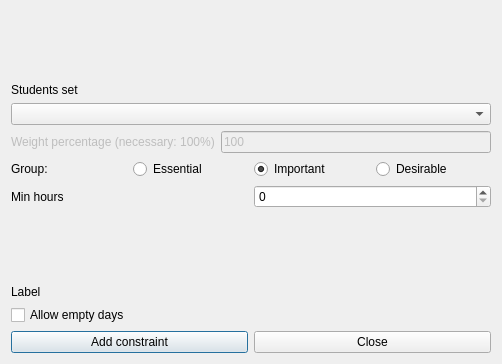
<?xml version="1.0" encoding="UTF-8"?>
<ui version="4.0">
 <class>AddConstraintStudentsSetMinHoursDailyForm_template</class>
 <widget class="QDialog" name="AddConstraintStudentsSetMinHoursDailyForm_template">
  <property name="geometry">
   <rect>
    <x>0</x>
    <y>0</y>
    <width>502</width>
    <height>364</height>
   </rect>
  </property>
  <property name="windowTitle">
   <string extracomment="This is the title of the dialog to add a new constraint of this type">Add students set min hours daily</string>
  </property>
  <layout class="QGridLayout" name="gridLayout">
   <item row="0" column="0">
    <spacer name="verticalSpacer">
     <property name="orientation">
      <enum>Qt::Vertical</enum>
     </property>
     <property name="sizeHint" stdset="0">
      <size>
       <width>20</width>
       <height>34</height>
      </size>
     </property>
    </spacer>
   </item>
   <item row="1" column="0">
    <widget class="QLabel" name="studentsTextLabel">
     <property name="frameShape">
      <enum>QFrame::NoFrame</enum>
     </property>
     <property name="frameShadow">
      <enum>QFrame::Plain</enum>
     </property>
     <property name="text">
      <string>Students set</string>
     </property>
     <property name="wordWrap">
      <bool>false</bool>
     </property>
    </widget>
   </item>
   <item row="2" column="0">
    <widget class="QComboBox" name="studentsComboBox">
     <property name="editable">
      <bool>false</bool>
     </property>
     <property name="insertPolicy">
      <enum>QComboBox::NoInsert</enum>
     </property>
     <property name="autoCompletion">
      <bool>false</bool>
     </property>
     <property name="duplicatesEnabled">
      <bool>false</bool>
     </property>
    </widget>
   </item>
   <item row="3" column="0">
    <layout class="QHBoxLayout" name="horizontalLayout_2">
     <item>
      <widget class="QLabel" name="weightTextLabel">
       <property name="enabled">
        <bool>false</bool>
       </property>
       <property name="frameShape">
        <enum>QFrame::NoFrame</enum>
       </property>
       <property name="frameShadow">
        <enum>QFrame::Plain</enum>
       </property>
       <property name="text">
        <string>Weight percentage (necessary: 100%)</string>
       </property>
       <property name="wordWrap">
        <bool>false</bool>
       </property>
      </widget>
     </item>
     <item>
      <widget class="QLineEdit" name="weightLineEdit">
       <property name="enabled">
        <bool>false</bool>
       </property>
       <property name="text">
        <string notr="true">100</string>
       </property>
      </widget>
     </item>
    </layout>
   </item>
   <item row="4" column="0">
    <layout class="QHBoxLayout" name="horizontalLayout_4">
     <item>
      <widget class="QLabel" name="groupTextLabel">
       <property name="text">
        <string>Group:</string>
       </property>
      </widget>
     </item>
     <item>
      <widget class="QRadioButton" name="essentialRadioButton">
       <property name="text">
        <string>Essential</string>
       </property>
      </widget>
     </item>
     <item>
      <widget class="QRadioButton" name="importantRadioButton">
       <property name="text">
        <string>Important</string>
       </property>
       <property name="checked">
        <bool>true</bool>
       </property>
      </widget>
     </item>
     <item>
      <widget class="QRadioButton" name="desirableRadioButton">
       <property name="text">
        <string>Desirable</string>
       </property>
      </widget>
     </item>
    </layout>
   </item>
   <item row="5" column="0">
    <layout class="QHBoxLayout" name="horizontalLayout_3">
     <item>
      <widget class="QLabel" name="minHoursTextLabel">
       <property name="frameShape">
        <enum>QFrame::NoFrame</enum>
       </property>
       <property name="frameShadow">
        <enum>QFrame::Plain</enum>
       </property>
       <property name="text">
        <string>Min hours</string>
       </property>
       <property name="wordWrap">
        <bool>false</bool>
       </property>
      </widget>
     </item>
     <item>
      <widget class="QSpinBox" name="minHoursSpinBox"/>
     </item>
    </layout>
   </item>
   <item row="6" column="0">
    <spacer name="verticalSpacer_2">
     <property name="orientation">
      <enum>Qt::Vertical</enum>
     </property>
     <property name="sizeHint" stdset="0">
      <size>
       <width>20</width>
       <height>33</height>
      </size>
     </property>
    </spacer>
   </item>
   <item row="7" column="0">
    <widget class="QLabel" name="allowLabel">
     <property name="text">
      <string notr="true">Label</string>
     </property>
    </widget>
   </item>
   <item row="8" column="0">
    <widget class="QCheckBox" name="allowEmptyDaysCheckBox">
     <property name="text">
      <string>Allow empty days</string>
     </property>
    </widget>
   </item>
   <item row="9" column="0">
    <layout class="QHBoxLayout" name="horizontalLayout">
     <item>
      <widget class="QPushButton" name="addConstraintPushButton">
       <property name="text">
        <string>Add constraint</string>
       </property>
      </widget>
     </item>
     <item>
      <widget class="QPushButton" name="closePushButton">
       <property name="text">
        <string>Close</string>
       </property>
      </widget>
     </item>
    </layout>
   </item>
  </layout>
 </widget>
 <layoutdefault spacing="6" margin="11"/>
 <resources/>
 <connections/>
</ui>
